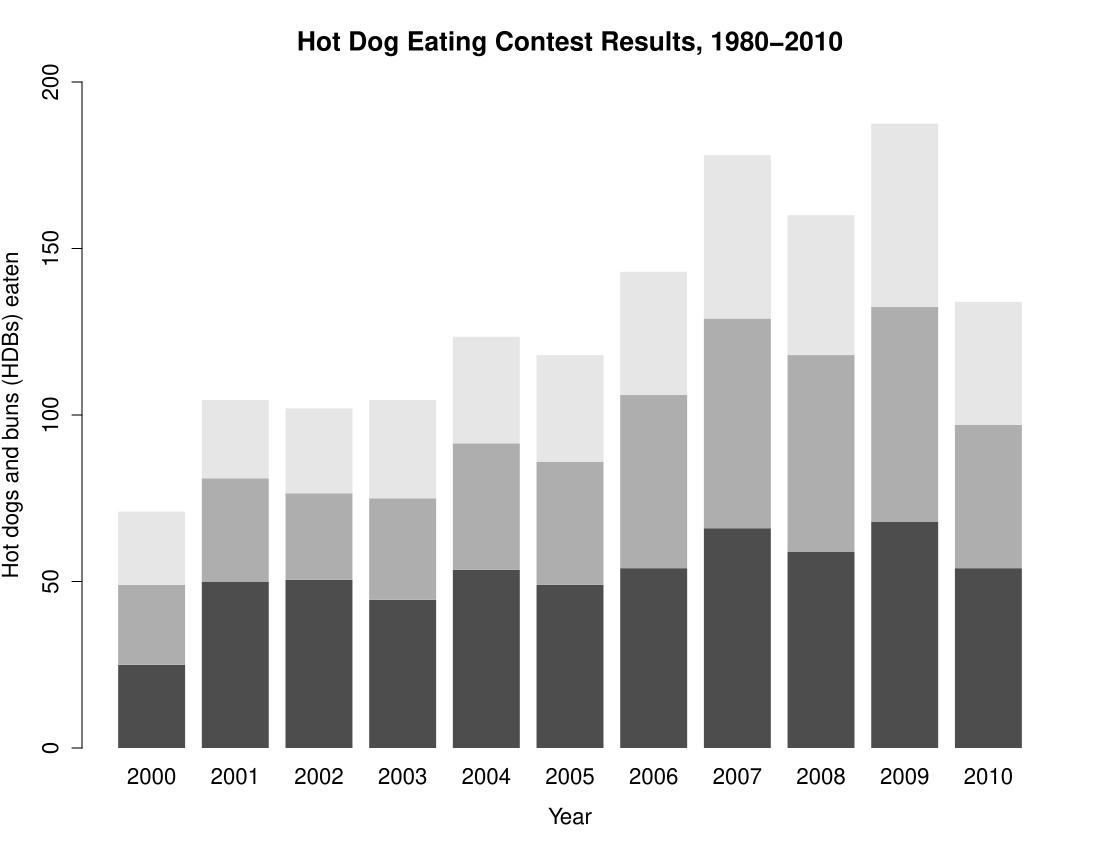

Recreate this plot in R.
hot_dog_places <- read.csv('http://datasets.flowingdata.com/hot-dog-places.csv', sep=',', header=TRUE)
names(hot_dog_places) <- c("2000", "2001", "2002", "2003", "2004", "2005", "2006", "2007", "2008", "2009", "2010")

hot_dog_matrix <- as.matrix(hot_dog_places)

barplot(hot_dog_matrix, border=NA, space=0.25, ylim=c(0, 200), xlab="Year", 
        ylab="Hot dogs and buns (HDBs) eaten", main="Hot Dog Eating Contest Results, 1980-2010")
